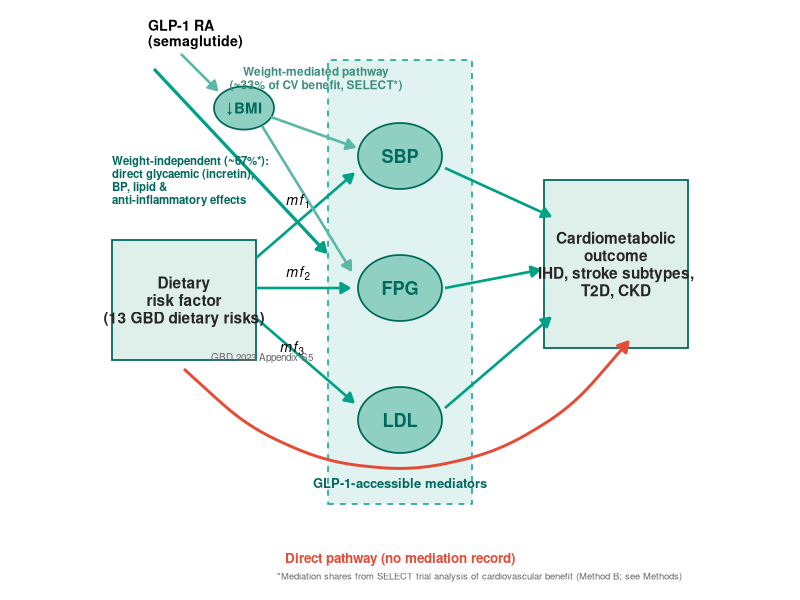
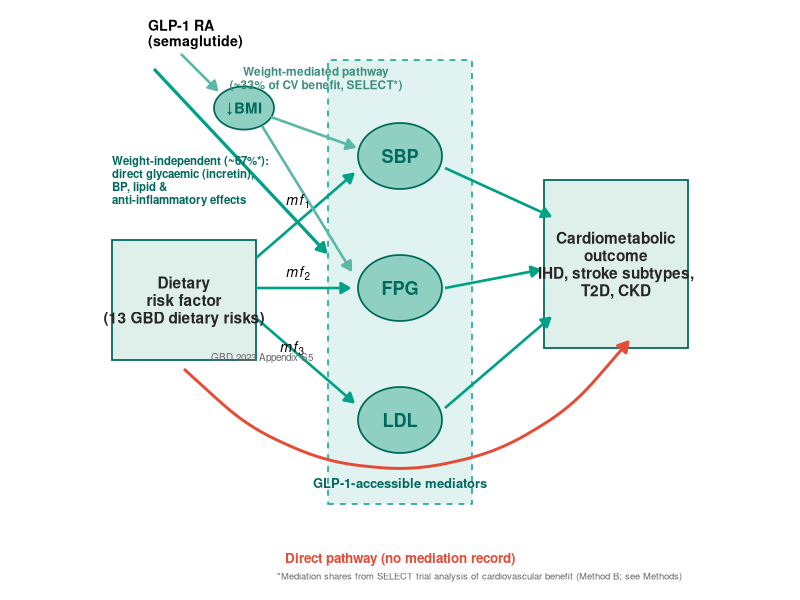

Reproduce these figures in R, in order.
# Panel a reference figure: causal structure + GLP-1 dual pathway (topologically correct version)
library(ggplot2)

ell <- function(cx, cy, rx, ry, id)
  data.frame(x = cx + rx * cos(seq(0, 2*pi, len = 80)),
             y = cy + ry * sin(seq(0, 2*pi, len = 80)), id = id)

DG <- "#00A087"; LG <- "#5CB8A6"; RD <- "#E64B35"
FILLN <- "#8FD0C2"; EDGEN <- "#00695C"

nodes <- rbind(ell(50, 74, 7, 5.5, "SBP"), ell(50, 52, 7, 5.5, "FPG"),
               ell(50, 30, 7, 5.5, "LDL"), ell(24, 82, 5, 3.6, "BMI"))

seg <- function(x, y, xe, ye, col, lw = 0.9, lt = "solid")
  annotate("segment", x = x, y = y, xend = xe, yend = ye, colour = col,
           linewidth = lw, linetype = lt,
           arrow = arrow(length = unit(7, "pt"), type = "closed"))

p <- ggplot() +
  # mediator box (dashed)
  annotate("rect", xmin = 38, xmax = 62, ymin = 16, ymax = 90,
           fill = DG, alpha = 0.12, colour = DG, linetype = "dashed", linewidth = 0.5) +
  # dietary and outcome boxes
  annotate("rect", xmin = 2, xmax = 26, ymin = 40, ymax = 60,
           fill = "#DFF0EB", colour = EDGEN, linewidth = 0.6) +
  annotate("rect", xmin = 74, xmax = 98, ymin = 42, ymax = 70,
           fill = "#DFF0EB", colour = EDGEN, linewidth = 0.6) +
  geom_polygon(data = nodes, aes(x, y, group = id),
               fill = FILLN, colour = EDGEN, linewidth = 0.6) +
  # diet -> three mediators (mf)
  seg(26, 57, 42.2, 71, DG) + seg(26, 52, 41.5, 52, DG) + seg(26, 47, 42.2, 33, DG) +
  # mediator -> outcome
  seg(57.5, 72, 75, 64, DG) + seg(57.5, 52, 73.2, 55, DG) + seg(57.5, 32, 75, 47, DG) +
  # direct pathway (red arc)
  annotate("curve", x = 14, y = 38.5, xend = 88, yend = 43, curvature = 0.52,
           colour = RD, linewidth = 1.0,
           arrow = arrow(length = unit(8, "pt"), type = "closed")) +
  # GLP-1 -> BMI -> SBP/FPG (weight-mediated, light green)
  seg(13.5, 91, 19.5, 85, LG) +
  seg(28.5, 80.5, 42.4, 75.5, LG) + seg(27, 79, 41.8, 55, LG) +
  # GLP-1 -> box (weight-independent, dark green, elbow)
  seg(9, 88.5, 37.6, 58, DG, lw = 1.1) +
  # ---- text ----
  annotate("text", x = 50, y = 74, label = "SBP", fontface = "bold", size = 4.6, colour = EDGEN) +
  annotate("text", x = 50, y = 52, label = "FPG", fontface = "bold", size = 4.6, colour = EDGEN) +
  annotate("text", x = 50, y = 30, label = "LDL", fontface = "bold", size = 4.6, colour = EDGEN) +
  annotate("text", x = 24, y = 82, label = "\u2193BMI", fontface = "bold", size = 3.8, colour = EDGEN) +
  annotate("text", x = 14, y = 50, size = 3.9, fontface = "bold", colour = "grey15",
           label = "Dietary\nrisk factor\n(13 GBD dietary risks)", lineheight = .95) +
  annotate("text", x = 86, y = 56, size = 3.9, fontface = "bold", colour = "grey15",
           label = "Cardiometabolic\noutcome\nIHD, stroke subtypes,\nT2D, CKD", lineheight = .95) +
  annotate("text", x = 8, y = 94.5, label = "GLP-1 RA\n(semaglutide)",
           size = 3.6, fontface = "bold", hjust = 0, lineheight = .9) +
  annotate("text", x = 33, y = 66.5, label = "italic(mf)[1]", parse = TRUE, size = 3.6) +
  annotate("text", x = 33, y = 54.5, label = "italic(mf)[2]", parse = TRUE, size = 3.6) +
  annotate("text", x = 32, y = 42,   label = "italic(mf)[3]", parse = TRUE, size = 3.6) +
  annotate("text", x = 27, y = 40.5, label = "GBD 2023 Appendix S5", size = 2.5, colour = "grey40", hjust = 0.5) +
  annotate("text", x = 36, y = 87, hjust = 0.5, size = 3.0, colour = "#3E8E7E", fontface = "bold",
           label = "Weight-mediated pathway\n(~33% of CV benefit, SELECT*)", lineheight = .95) +
  annotate("text", x = 2, y = 70, hjust = 0, size = 2.9, colour = EDGEN, fontface = "bold",
           label = "Weight-independent (~67%*):\ndirect glycaemic (incretin),\nBP, lipid &\nanti-inflammatory effects",
           lineheight = .95) +
  annotate("text", x = 50, y = 19.5, label = "GLP-1-accessible mediators",
           size = 3.3, fontface = "bold", colour = EDGEN) +
  annotate("text", x = 50, y = 7, label = "Direct pathway (no mediation record)",
           size = 3.4, colour = RD, fontface = "bold") +
  annotate("text", x = 97, y = 4, hjust = 1, size = 2.4, colour = "grey40",
           label = "*Mediation shares from SELECT trial analysis of cardiovascular benefit (Method B; see Methods)") +
  coord_fixed(xlim = c(0, 100), ylim = c(0, 100), expand = FALSE) +
  theme_void()

ggsave("figures/schematic_panelA_reference.png", p, width = 7.4, height = 7.0, dpi = 300)
ggsave("figures/schematic_panelA_reference.pdf", p, width = 7.4, height = 7.0, device = cairo_pdf)
cat("done: figures/schematic_panelA_reference.{png,pdf}\n")
